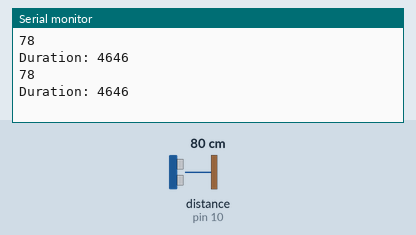
Bench run of a sketch on a simulated Arduino Uno, built with avr-gcc and run on an emulated ATmega328P. On the bench: the last lines printed to the serial monitor. Wiring (inferred from the names in the program): ultrasonic range finder: trigger pin 9; echo pin 10. Inputs (shaded band) come from the test bench; at power-on: distance to the obstacle (sensor on pin 10) 80 cm. The echo pulse lasts 58.3 µs per cm.

Above: at 2.0 s.
2.1 s: distance to the obstacle (sensor on pin 10) set to 2 cm
At 3.6 s:
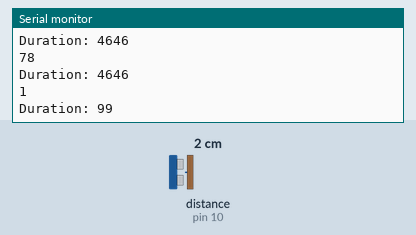
3.9 s: distance to the obstacle (sensor on pin 10) set to 4 cm
At 3.9 s:
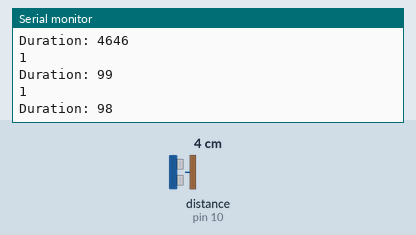
Timing chart, 0 to 6.9 s (numbered marks = the images above; inputs shaded):
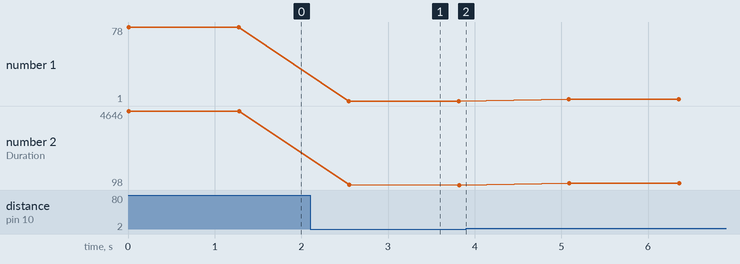

The sketch:

Monitor_trigger.ino
```cpp
#include <IRremote.h>

const int trigPin = 9;
const int echoPin = 10;
long duration;
int distanceCm, distanceInch;

// Create IR Send Object
IRsend irsend;

void setup()
{
  Serial.begin (9600);
  pinMode(trigPin, OUTPUT);
  pinMode(echoPin, INPUT);
}

void loop() {

  digitalWrite(trigPin, LOW);
  delayMicroseconds(2);
  digitalWrite(trigPin, HIGH);
  delayMicroseconds(10);
  digitalWrite(trigPin, LOW);
  duration = pulseIn(echoPin, HIGH);
  distanceCm = duration * 0.034 / 2;
  Serial.println(distanceCm);
  Serial.print("Duration: ");
  Serial.println(duration);
  delay(1000);

  // If close by send power code command
   if (distanceCm < 50) {
   irsend.sendNEC(0x61A0F00F, 32); // TV power code
  }
  else
  {
    irsend.sendNEC(0x61A0F00F, 32); // TV power code
    }

    // Add a small delay before repeating
    delay(200);

}
```

Measured:
- after the input at 2.1 s, the serial monitor: prints a new line after 0.45 s (image 1)
- plotted number 1: 78 → 1 after the input at 2.1 s, 1 → 3 after the input at 3.9 s
- plotted number 2: 4646 → 98 after the input at 2.1 s, 98 → 215 after the input at 3.9 s
